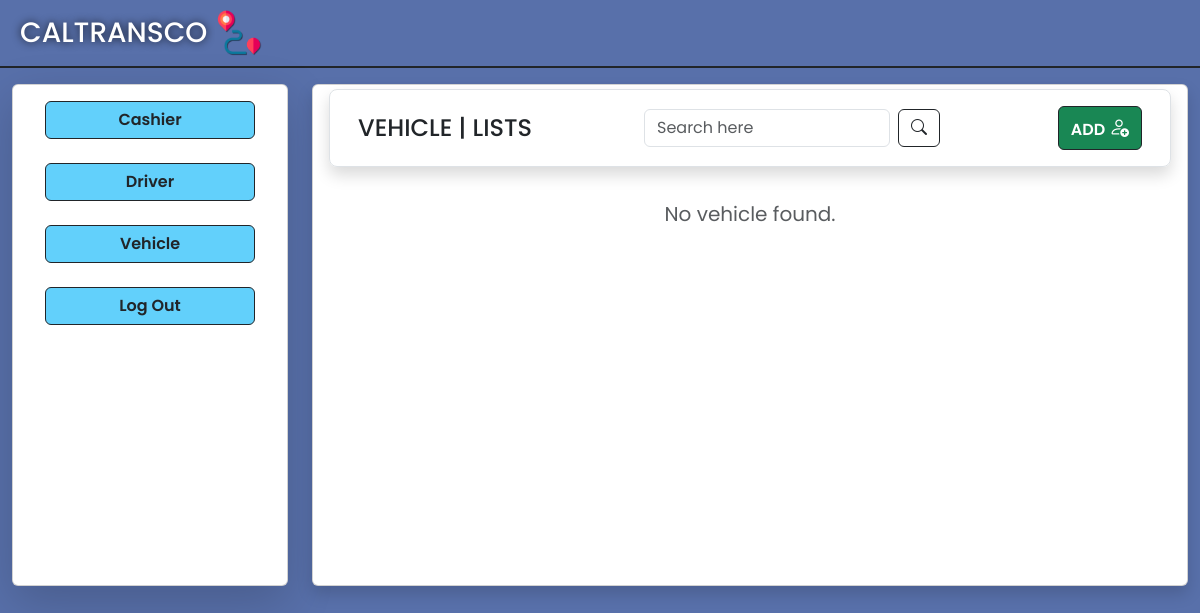
/Vehicle/view_vehicle.php, run on an earlier commit of the app's database.
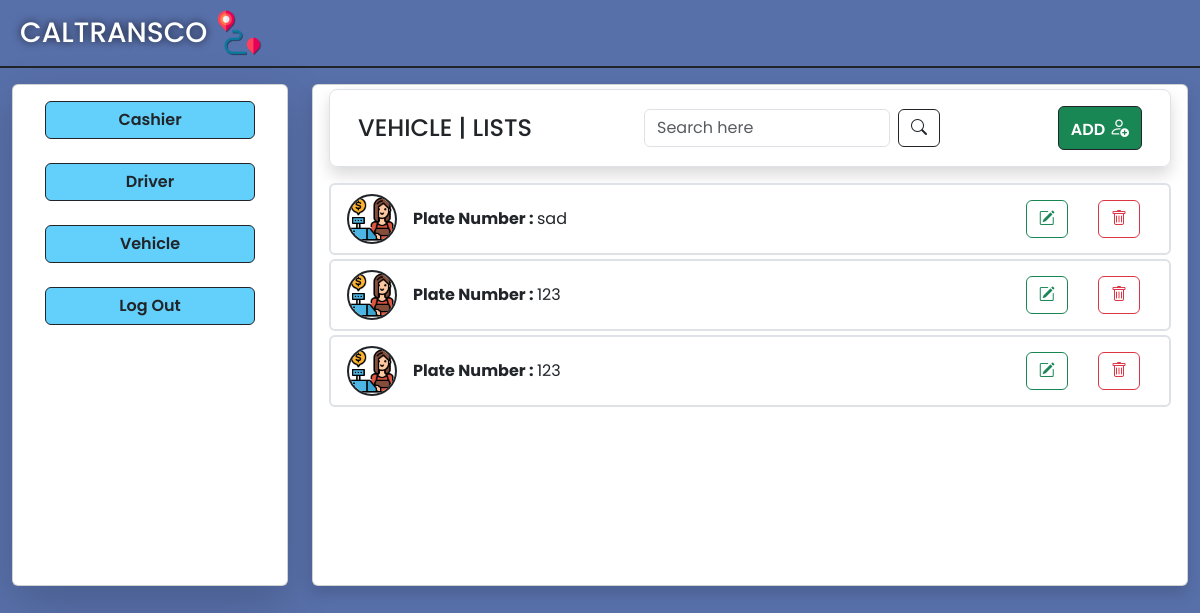
And on a later commit of the database.
### tables this page shows
CREATE TABLE `vehicle` (
  `vehicle_id` int(11) NOT NULL,
  `platenumber` varchar(100) NOT NULL
);

### Vehicle/view_vehicle.php (the view, shortened to what the changed rows need)
<!DOCTYPE html>
<html lang="en">
<?php
include "../Database/db_connect.php";
require "../global/head.php";
?>
<body>
    <div class="con-bg container-fluid vh-100">
        <div class="row border border-start-0 border-end-0 border-top-0 border-2 border-dark pb-2">
            <div class="col d-flex gap-2 ms-2 mt-2">
                <a href="../AdminUI/adminDashboard.php" style="text-decoration: none;" class="d-flex gap-2">
                    <h1 class="fs-3 mt-2 text-white" style="text-shadow: 0px 0px 8px rgba(0, 0, 0, 0.8);">CALTRANSCO</h1>
                </a>
            </div>
        </div>
        <div class="row pt-3">
            <div class="col col-9">
                <div class="card shadow">
                    <div style="height: 500px;" class="card-body pt-1">
                        <div class="row rounded-3 border border-1 border-gray shadow  d-flex align-items-center mx-0 p-3 mb-3">
                            <div class="col col-3 d-flex align-items-center">
                                <h1 class="fs-4 pt-2">VEHICLE | LISTS</h1>
                            </div>
                        </div>
                        <div style="max-height: 400px; overflow-y: auto;">
                            <?php
                            try {
                                $sql = "SELECT * FROM vehicle";
                                $result = $conn->query($sql);
                                if ($result->num_rows > 0) {
                                    while ($row = $result->fetch_assoc()) {
                            ?>
                                        <ul class="list-group mb-1">
                                            <li class="list-group-item d-flex align-items-center justify-content-between border border-2">
                                                <div class="d-flex align-items-center">
                                                    <div>
                                                        <img src="../images/cashier.png" alt="" class="img-fluid rounded-pill border border-2 border-dark me-3" width="50" height="50">
                                                    </div>
                                                    <div>
                                                        <span><strong>Plate Number : </strong><?php echo $row['platenumber']; ?></span>
                                                    </div>
                                                </div>
                                                <div class="group-btn">
                                                    <a href="../Vehicle/edit_vehicle.php?id=<?php echo $row['vehicle_id']; ?>" class="btn"><i class="btn btn-outline-success bi bi-pencil-square"></i></a>
                                                    <a href="../Operations/op_delete_vehicle.php?id=<?php echo $row['vehicle_id']; ?>" class="btn"><i class="btn btn-outline-danger bi bi-trash"></i></a>
                                                </div>
                                            </li>
                                        </ul>
                            <?php
                                    }
                                } else {
                                    echo '<div class="text-center mt-3"><p class="text-muted fs-5">No vehicle found.</p></div>';
                                }
                            } catch (\Exception $e) {
                                die($e);
                            }
                            ?>
                        </div>
                    </div>
                </div>
            </div>
        </div>
    </div>
</body>
</html>

What changed in the data, as far as the page shows it:
added vehicle: platenumber "sad"
added vehicle: platenumber "123"
added vehicle: platenumber "123"
Also different on the page:
text no longer shown: "No vehicle found."
